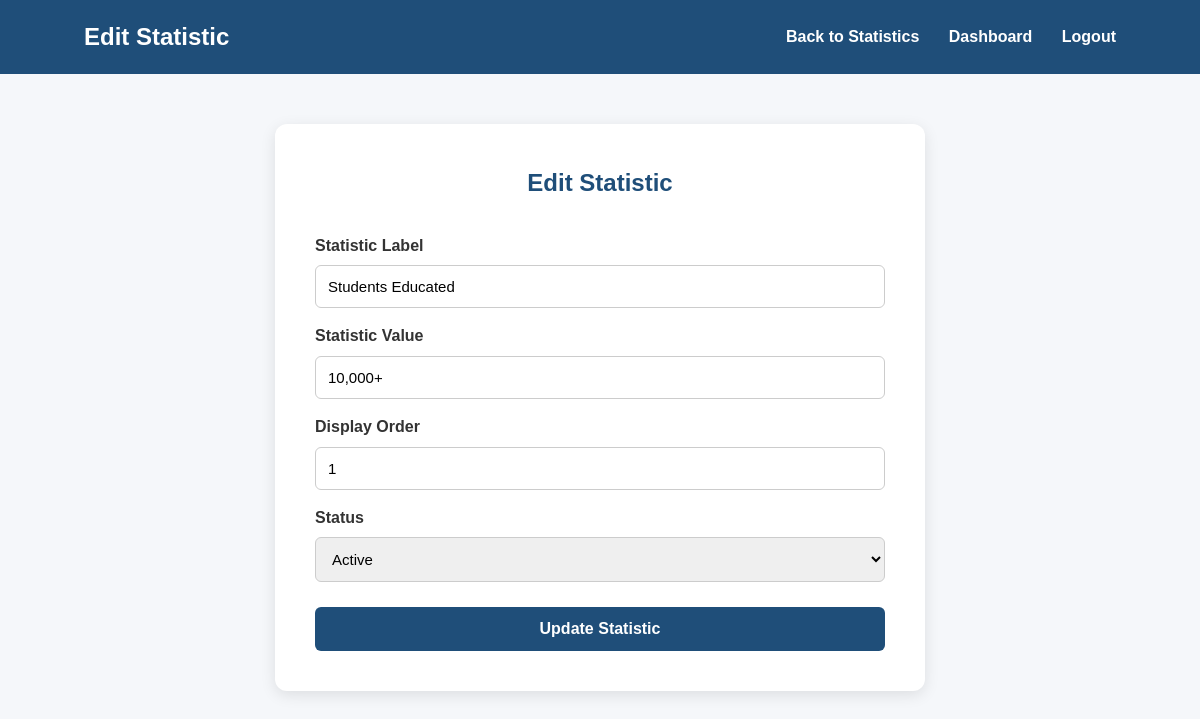
The app's page /admin/statistics/edit/1 (signed in) with its own data.
### tables this page shows
CREATE TABLE statistics (
            id INTEGER PRIMARY KEY AUTOINCREMENT,
            label TEXT NOT NULL,
            value TEXT NOT NULL,
            display_order INTEGER DEFAULT 1,
            status INTEGER DEFAULT 1
        );

### app.py (the view, shortened to what this page needs)
@app.route(
    "/admin/statistics/edit/<int:statistic_id>",
    methods=["GET", "POST"]
)
def edit_statistic(statistic_id):
    if not session.get("admin_logged_in"):
        return redirect(
            url_for("admin_login")
        )
    connection = get_db_connection()
    statistic = connection.execute(
        """
        SELECT *
        FROM statistics
        WHERE id = ?
        """,
        (statistic_id,)
    ).fetchone()
    if statistic is None:
        connection.close()
        return "Statistic not found", 404
    connection.close()
    return render_template(
        "edit_statistic.html",
        statistic=statistic
    )

### database.py (called while the page is built)
def get_db_connection():
    connection = sqlite3.connect(DATABASE)
    connection.row_factory = sqlite3.Row
    return connection

### templates/edit_statistic.html (shortened to what this page needs)
<!DOCTYPE html>
<html lang="en">
<head>
    <link rel="stylesheet"
          href="{{ url_for('static', filename='css/style.css') }}">
</head>
<body>
<header>
    <div class="logo">
        Edit Statistic
    </div>
    <nav>
        <a href="{{ url_for('manage_statistics') }}">
            Back to Statistics
        </a>
        <a href="{{ url_for('admin_dashboard') }}">
            Dashboard
        </a>
        <a href="{{ url_for('admin_logout') }}">
            Logout
        </a>
    </nav>
</header>
<section class="form-section">
    <div class="form-box">
        <h1>Edit Statistic</h1>
        <form method="POST">
            <label for="label">
                Statistic Label
            </label>
            <input
                type="text"
                id="label"
                name="label"
                value="{{ statistic['label'] }}"
                required>
            <label for="value">
                Statistic Value
            </label>
            <input
                type="text"
                id="value"
                name="value"
                value="{{ statistic['value'] }}"
                required>
            <label for="display_order">
                Display Order
            </label>
            <input
                type="number"
                id="display_order"
                name="display_order"
                value="{{ statistic['display_order'] }}"
                min="1"
                required>
            <label for="status">
                Status
            </label>
            <select id="status" name="status">
                <option
                    value="1"
                    {% if statistic['status'] == 1 %}
                    selected
                    {% endif %}>
                    Active
                </option>
            </select>
            <button type="submit">
                Update Statistic
            </button>
        </form>
    </div>
</section>
</body>
</html>

### static/css/style.css (style rules this page uses)
* { margin: 0; padding: 0; box-sizing: border-box; }
body { font-family: Arial, sans-serif; line-height: 1.6; color: #333; background-color: #f8f9fa; }
header { background: #1f4e79; color: white; padding: 18px 7%; display: flex; justify-content: space-between; align-items: center; }
.logo { font-size: 24px; font-weight: bold; }
nav a { color: white; text-decoration: none; margin-left: 25px; font-weight: bold; }
.form-section { min-height: calc(100vh - 70px); padding: 50px 20px; background: #f5f7fa; display: flex; justify-content: center; }
.form-box { background: white; width: 650px; max-width: 100%; padding: 40px; border-radius: 12px; box-shadow: 0 4px 15px rgba(0, 0, 0, 0.1); height: fit-content; }
.form-box h1 { text-align: center; color: #1f4e79; margin-bottom: 30px; }
.form-box label { display: block; margin-top: 15px; margin-bottom: 7px; font-weight: bold; }
.form-box input, .form-box textarea, .form-box select { width: 100%; padding: 12px; border: 1px solid #ccc; border-radius: 6px; font-size: 15px; font-family: Arial, sans-serif; }
.form-box button { width: 100%; margin-top: 25px; padding: 13px; background: #1f4e79; color: white; border: none; border-radius: 6px; font-size: 16px; font-weight: bold; cursor: pointer; }

### records on screen
statistics: label "Students Educated", value "10,000+", display_order "1", status "Active"
